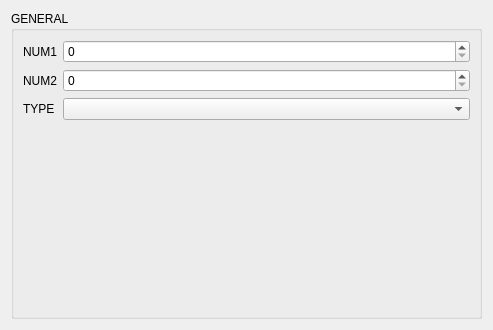
<?xml version="1.0" encoding="UTF-8"?>
<ui version="4.0">
 <class>ImportantTabForm</class>
 <widget class="QWidget" name="ImportantTabForm">
  <property name="geometry">
   <rect>
    <x>0</x>
    <y>0</y>
    <width>493</width>
    <height>330</height>
   </rect>
  </property>
  <property name="windowTitle">
   <string notr="true">Form</string>
  </property>
  <layout class="QHBoxLayout" name="horizontalLayout">
   <item>
    <widget class="QGroupBox" name="groupBox_4">
     <property name="title">
      <string>GENERAL</string>
     </property>
     <layout class="QVBoxLayout" name="verticalLayout_2">
      <item>
       <layout class="QFormLayout" name="formLayout">
        <item row="0" column="0">
         <widget class="QLabel" name="num1Label">
          <property name="text">
           <string>NUM1</string>
          </property>
         </widget>
        </item>
        <item row="0" column="1">
         <widget class="QSpinBox" name="num1SB">
          <property name="maximum">
           <number>65535</number>
          </property>
         </widget>
        </item>
        <item row="1" column="0">
         <widget class="QLabel" name="num2Label">
          <property name="text">
           <string>NUM2</string>
          </property>
         </widget>
        </item>
        <item row="1" column="1">
         <widget class="QSpinBox" name="num2SB">
          <property name="maximum">
           <number>65535</number>
          </property>
         </widget>
        </item>
        <item row="2" column="0">
         <widget class="QLabel" name="itemLabel">
          <property name="text">
           <string>TYPE</string>
          </property>
         </widget>
        </item>
        <item row="2" column="1">
         <widget class="QComboBox" name="itemCB">
          <property name="minimumSize">
           <size>
            <width>180</width>
            <height>0</height>
           </size>
          </property>
         </widget>
        </item>
       </layout>
      </item>
     </layout>
    </widget>
   </item>
  </layout>
 </widget>
 <resources/>
 <connections/>
</ui>
